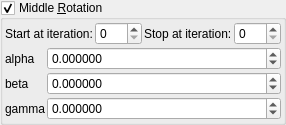
    <widget class="MyGroupBox" name="groupCheck_mandelbox_main_rotation_enabled">
     <property name="title">
      <string>Middle &amp;Rotation</string>
     </property>
     <property name="checkable">
      <bool>true</bool>
     </property>
     <layout class="QVBoxLayout" name="verticalLayout_8" stretch="0,0">
      <property name="spacing">
       <number>2</number>
      </property>
      <property name="leftMargin">
       <number>2</number>
      </property>
      <property name="topMargin">
       <number>2</number>
      </property>
      <property name="rightMargin">
       <number>2</number>
      </property>
      <property name="bottomMargin">
       <number>2</number>
      </property>
      <item>
       <layout class="QGridLayout" name="gridLayout_9">
        <item row="0" column="0">
         <widget class="QLabel" name="label_47">
          <property name="text">
           <string>Start at iteration:</string>
          </property>
         </widget>
        </item>
        <item row="0" column="1">
         <widget class="MySpinBox" name="spinboxInt_transf_start_iterations_C">
          <property name="sizePolicy">
           <sizepolicy hsizetype="Minimum" vsizetype="Maximum">
            <horstretch>0</horstretch>
            <verstretch>0</verstretch>
           </sizepolicy>
          </property>
          <property name="maximum">
           <number>999</number>
          </property>
         </widget>
        </item>
        <item row="0" column="2">
         <widget class="QLabel" name="label_48">
          <property name="text">
           <string>Stop at iteration:</string>
          </property>
         </widget>
        </item>
        <item row="0" column="3">
         <widget class="MySpinBox" name="spinboxInt_transf_stop_iterations_C">
          <property name="sizePolicy">
           <sizepolicy hsizetype="Minimum" vsizetype="Maximum">
            <horstretch>0</horstretch>
            <verstretch>0</verstretch>
           </sizepolicy>
          </property>
          <property name="maximum">
           <number>999</number>
          </property>
         </widget>
        </item>
       </layout>
      </item>
      <item>
       <layout class="QGridLayout" name="gridLayout_10" columnstretch="0,1">
        <property name="spacing">
         <number>2</number>
        </property>
        <item row="1" column="0">
         <widget class="QLabel" name="label_51">
          <property name="text">
           <string notr="true">alpha</string>
          </property>
         </widget>
        </item>
        <item row="2" column="1">
         <widget class="MyDoubleSpinBox" name="spinboxd3_mandelbox_rotation_main_y">
          <property name="sizePolicy">
           <sizepolicy hsizetype="Minimum" vsizetype="Maximum">
            <horstretch>0</horstretch>
            <verstretch>0</verstretch>
           </sizepolicy>
          </property>
          <property name="prefix">
           <string/>
          </property>
          <property name="suffix">
           <string/>
          </property>
          <property name="decimals">
           <number>6</number>
          </property>
          <property name="minimum">
           <double>-36000.000000000000000</double>
          </property>
          <property name="maximum">
           <double>36000.000000000000000</double>
          </property>
          <property name="singleStep">
           <double>1.000000000000000</double>
          </property>
         </widget>
        </item>
        <item row="2" column="0">
         <widget class="QLabel" name="label_50">
          <property name="text">
           <string notr="true">beta</string>
          </property>
         </widget>
        </item>
        <item row="3" column="0">
         <widget class="QLabel" name="label_49">
          <property name="text">
           <string notr="true">gamma</string>
          </property>
         </widget>
        </item>
        <item row="3" column="1">
         <widget class="MyDoubleSpinBox" name="spinboxd3_mandelbox_rotation_main_z">
          <property name="sizePolicy">
           <sizepolicy hsizetype="Minimum" vsizetype="Maximum">
            <horstretch>0</horstretch>
            <verstretch>0</verstretch>
           </sizepolicy>
          </property>
          <property name="prefix">
           <string/>
          </property>
          <property name="suffix">
           <string/>
          </property>
          <property name="decimals">
           <number>6</number>
          </property>
          <property name="minimum">
           <double>-36000.000000000000000</double>
          </property>
          <property name="maximum">
           <double>36000.000000000000000</double>
          </property>
          <property name="singleStep">
           <double>1.000000000000000</double>
          </property>
         </widget>
        </item>
        <item row="1" column="1">
         <widget class="MyDoubleSpinBox" name="spinboxd3_mandelbox_rotation_main_x">
          <property name="sizePolicy">
           <sizepolicy hsizetype="Minimum" vsizetype="Maximum">
            <horstretch>0</horstretch>
            <verstretch>0</verstretch>
           </sizepolicy>
          </property>
          <property name="prefix">
           <string/>
          </property>
          <property name="suffix">
           <string/>
          </property>
          <property name="decimals">
           <number>6</number>
          </property>
          <property name="minimum">
           <double>-36000.000000000000000</double>
          </property>
          <property name="maximum">
           <double>36000.000000000000000</double>
          </property>
          <property name="singleStep">
           <double>1.000000000000000</double>
          </property>
         </widget>
        </item>
       </layout>
      </item>
     </layout>
    </widget>
